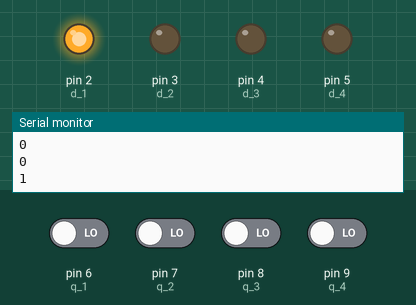
A program run on a simulated Arduino Uno, built with avr-gcc and run on an emulated ATmega328P. Shown: output pins drawn as LEDs (lit = HIGH), the last lines printed to the serial monitor. Inputs (shaded band) come from the test bench; at power-on: pin 6 (q_1), pin 7 (q_2), pin 8 (q_3), pin 9 (q_4) LOW. Pins used as bus, display or sensor lines are not drawn.

Above: at 2.8 s.
2.9 s: pin 6 (q_1) driven HIGH
At 4.1 s:
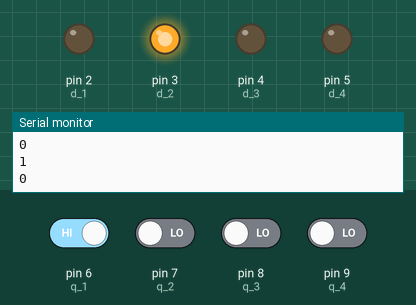
4.5 s: pin 7 (q_2) driven HIGH
At 5.6 s:
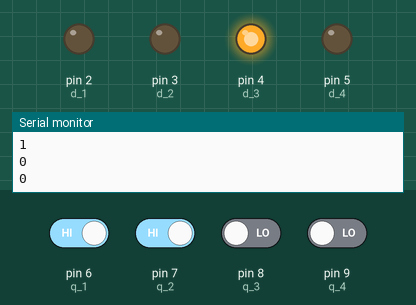
6.5 s: pin 8 (q_3) driven HIGH
At 8.2 s:
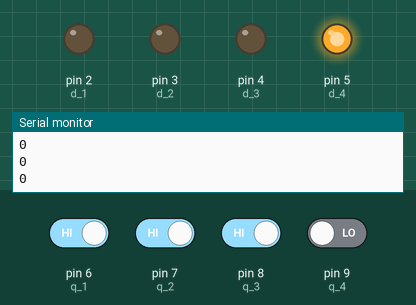
8.5 s: pin 6 (q_1) driven LOW
At 10.0 s:
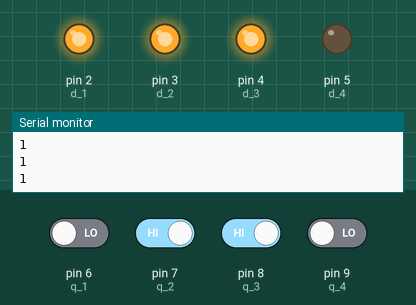
10.5 s: pin 9 (q_4) driven HIGH
At 11.6 s:
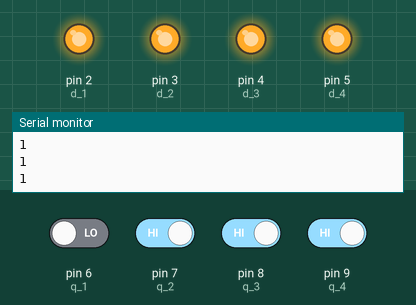
12.5 s: pin 7 (q_2) driven LOW
At 14.4 s:
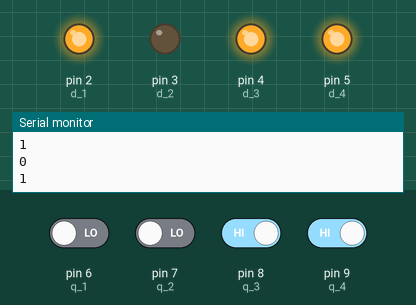
Timing chart, 0 to 15.5 s (numbered marks = the images above; inputs shaded):
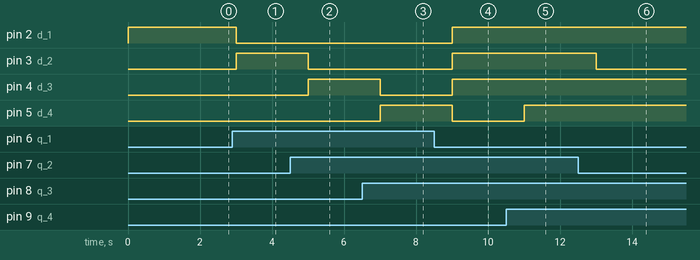

Measured:
- after the input at 2.9 s, pin 2 (d_1): HIGH → LOW after 0.10 s; pin 3 (d_2): LOW → HIGH after 0.10 s
- after the input at 4.5 s, pin 3 (d_2): HIGH → LOW after 0.50 s; pin 4 (d_3): LOW → HIGH after 0.50 s
- after the input at 6.5 s, pin 4 (d_3): HIGH → LOW after 0.51 s; pin 5 (d_4): LOW → HIGH after 0.51 s
- after the input at 8.5 s, pin 2 (d_1), pin 3 (d_2), pin 4 (d_3): LOW → HIGH after 0.51 s; pin 5 (d_4): HIGH → LOW after 0.51 s
- after the input at 10.5 s, pin 5 (d_4): LOW → HIGH after 0.51 s
- after the input at 12.5 s, pin 3 (d_2): HIGH → LOW after 0.51 s

The program:

main.cpp
```cpp
#include <Arduino.h>
int d_1=2,d_2=3,d_3=4,d_4=5,q_1=6,q_2=7,q_3=8,q_4=9,clock_pin=13;

void setup() {
pinMode(d_1,OUTPUT);
pinMode(d_2,OUTPUT);
pinMode(d_3,OUTPUT);
pinMode(d_4,OUTPUT);
pinMode(clock_pin,OUTPUT);
pinMode(q_1,INPUT);
pinMode(q_2,INPUT);
pinMode(q_3,INPUT);
pinMode(q_4,INPUT);
Serial.begin(9600);
}
void loop() {
//The clock_pin is the common clock for all flip flops
digitalWrite(clock_pin,HIGH);
bool a=digitalRead(q_4);
bool b=digitalRead(q_3);
bool c=digitalRead(q_2);
bool d=digitalRead(q_1);
//Boolean expressions for the next state:
//For the truth table, please check the Working Section.
bool D=(!d);
bool C=((c&&(!d))||((!a)&&(!c)&&(d)));
bool B=((b && (!d)) || (b && (!c))||  ((!b) && c && d));
bool A=((a && (!d)) || (b && c && d));
Serial.println(a);
Serial.println(b);
Serial.println(c);
Serial.println(d);
Serial.println("\n");
Serial.println(A);
Serial.println(B);
Serial.println(C);
Serial.println(D);
Serial.println("\n");
digitalWrite(d_1,D);
digitalWrite(d_2,C);
digitalWrite(d_3,B);
digitalWrite(d_4,A);
digitalWrite(clock_pin,LOW);
delay(1000);
}
```
